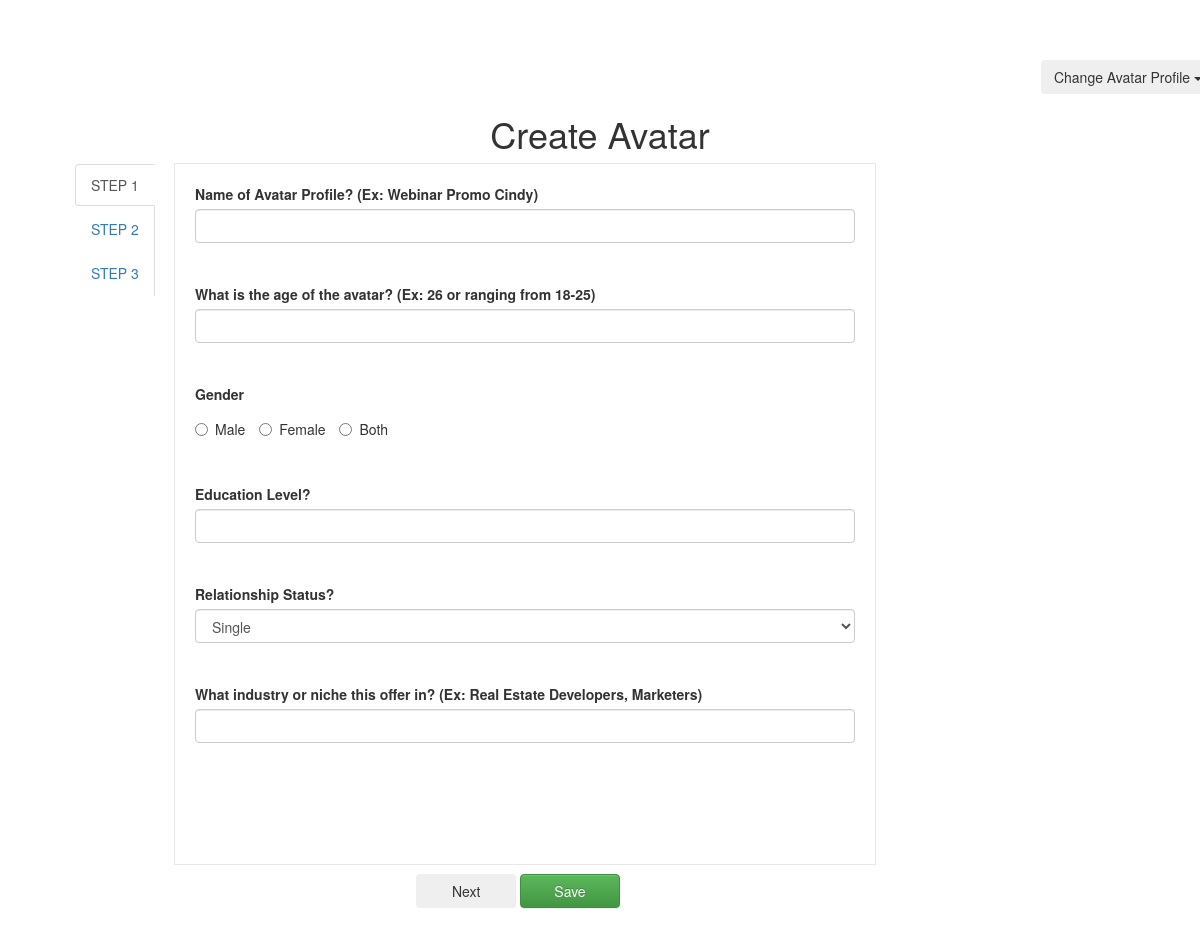
The page /index.php/avatar_controller/create_avatar on the database its author committed.
### tables this page shows
CREATE TABLE `avatar_question` (
  `id` int(11) NOT NULL,
  `question` varchar(500) NOT NULL,
  `defined_answers` varchar(1000) DEFAULT NULL
);

### application/controllers/Avatar_controller.php (called while the page is built, shortened)
<?php
class Avatar_controller extends CI_Controller {
    public function __construct() {
        $this->load->model('avatar_question');
        $this->load->model('avatar');
        $this->load->model('avatar_answer');
        $this->load->helper('url_helper');
        $this->load->helper('form');
    }
    public function create_avatar() {
        if ($form_data = $this->input->post()) {
            $newAvatarId = $this->avatar->createAvatar();
            $answers = [];
            foreach ($form_data as $key => $value) {
                if ($value) {
                    $questionId = intval(trim($key, 'question_id_'));
                    array_push($answers, ['avatar_id' => $newAvatarId,
                        'avatar_question_id' => $questionId,
                        'answer' => $value]);
                }
            }
            $isCreated = $this->avatar_answer->createAll($answers);
            var_dump($isCreated);
            exit;
        } else {
            $data = [];
            $data['avatar_questions'] = $this->avatar_question->getAll();
            $this->load->view('templates/header');
            $this->load->view('new-avatar', $data);
            $this->load->view('templates/footer');
        }
    }
}

### index.php (called while the page is built, shortened)
<?php
require_once BASEPATH.'core/CodeIgniter.php';

### application/models/Avatar_question.php (called while the page is built, shortened)
<?php
class Avatar_question extends CI_Model
{
    public function getAll()
    {
        $query = $this->db->get('avatar_question');
        return $query->result();
    }
}

### application/views/new-avatar.php (the view, shortened to what this page needs)
<div>
    <h1 class="text-center">Create Avatar</h1>
    <div class="container">
        <div class="row">
            <div class="col-md-6">
                <div class="tabbable tabs-left">
                    <ul class="nav nav-tabs">
                        <li class="active"><a href="#a" data-toggle="tab">STEP 1</a></li>
                        <li><a href="#b" data-toggle="tab">STEP 2</a></li>
                        <li><a href="#c" data-toggle="tab">STEP 3</a></li>
                    </ul>
                    <?= form_open('avatar_controller/create_avatar') ?>
                    <div class="tab-content">
                        <div class="tab-pane active" id="a">
                            <?php for ($i = 0; $i < count($avatar_questions); $i++) { ?>
                                <div class="avatar-question">
                                    <?php
                                    $id = 'question_id_' . $avatar_questions[$i]->id;
                                    echo form_label($avatar_questions[$i]->question, $id, ['style' => 'display:block;']);
                                    if ($avatar_questions[$i]->defined_answers) {
                                        $defined_answers = json_decode($avatar_questions[$i]->defined_answers, true);
                                        if ($avatar_questions[$i]->question == "Gender") {
                                            for ($j = 0; $j < count($defined_answers); $j++) {
                                                ?>
                                                <label class="radio-inline" style="margin:10px 10px 10px 0;">
                                                <?= '<input value="' . $defined_answers[$j] . '" type="radio" name="' . $id . '">' . $defined_answers[$j] ?>
                                                </label>
                                            <?php }
                                        } else {
                                            ?>
                                            <div class="form-group">
                                                <select class="form-control" id="<?= $id ?>" name="<?= $id ?>">
                                                    <?php
                                                    for ($j = 0; $j < count($defined_answers); $j++) {
                                                        echo '<option>' . $defined_answers[$j] . '</option>';
                                                    }
                                                    ?>
                                                </select>
                                            </div>
                                        <?php
                                        }
                                    } else {
                                        echo form_input([
                                            'name' => $id,
                                            'id' => $id,
                                            'value' => '',
                                            'class' => 'form-control',
                                            'size' => '100',
                                            ]);
                                    }
                                    ?>
                                </div>
<?php } ?>
                        </div>
                    </div>
                    <div class="pull-right container-fluid" style="padding: 10px;">
                        <button class="btn" id="nextButton" type="button" style="width: 100px;">Next</button>
                        <button class="btn btn-success" id="saveButton" type="submit" style="width: 100px;">Save</button>
                    </div>
<?= form_close() ?>
                </div>
            </div>
        </div>
    </div>
</div>

### application/views/templates/header.php (shortened to what this page needs)
<!DOCTYPE html>
<html lang="en">
    <head>
        <link rel="stylesheet" href="<?= base_url() ?>css/bootstrap.min.css">
        <link rel="stylesheet" href="<?= base_url() ?>css/bootstrap-theme.min.css">
        <link rel="stylesheet" href="<?= base_url() ?>css/mycss.css">
    </head>
    <body>
        <div class="container">
            <div class="dropdown pull-right">
                <button class="btn dropdown-toggle" type="button" data-toggle="dropdown">Change Avatar Profile
                    <span class="caret"></span></button>
            </div>
        </div>

### application/views/templates/footer.php (shortened to what this page needs)
</body>
</html>

### css/mycss.css (style rules this page uses)
.tabs-left > .nav-tabs { border-bottom: 0; }
.tab-content > .tab-pane, .pill-content > .pill-pane { display: none; }
.tab-content > .active, .pill-content > .active { display: block; }
.tabs-left > .nav-tabs > li { float: none; }
.tabs-left > .nav-tabs > li > a { min-width: 74px; margin-right: 0; margin-bottom: 3px; }
.tabs-left > .nav-tabs { float: left; margin-right: 19px; border-right: 1px solid #ddd; }
.tabs-left > .nav-tabs > li > a { margin-right: -1px; -webkit-border-radius: 4px 0 0 4px; -moz-border-radius: 4px 0 0 4px; border-radius: 4px 0 0 4px; }
.tabs-left > .nav-tabs .active > a, .tabs-left > .nav-tabs .active > a:hover, .tabs-left > .nav-tabs .active > a:focus { border-color: #ddd transparent #ddd #ddd; *border-right-color: #ffffff; }
.tab-content { outline: 1px solid #e8e8e8; margin-left: 100px; width: 700px; height: 700px; }
.tab-pane { padding: 20px; }
.avatar-question { height: 100px; }

### application/views/templates/header.php (style rules this page uses)
body { padding: 60px; min-width: 1000px; }

### rows shown on the page
avatar_question: question+id "Name of Avatar Profile? (Ex: Webinar Promo Cindy)"
avatar_question: question+id "What is the age of the avatar? (Ex: 26 or ranging from 18-25)"
avatar_question: question+id "Gender", defined_answers "Male", defined_answers "Female", defined_answers "Both"
avatar_question: question+id "Education Level?"
avatar_question: question+id "Relationship Status?", defined_answers+id "Single"
avatar_question: question+id "What industry or niche this offer in? (Ex: Real Estate Developers, Marketers)"
